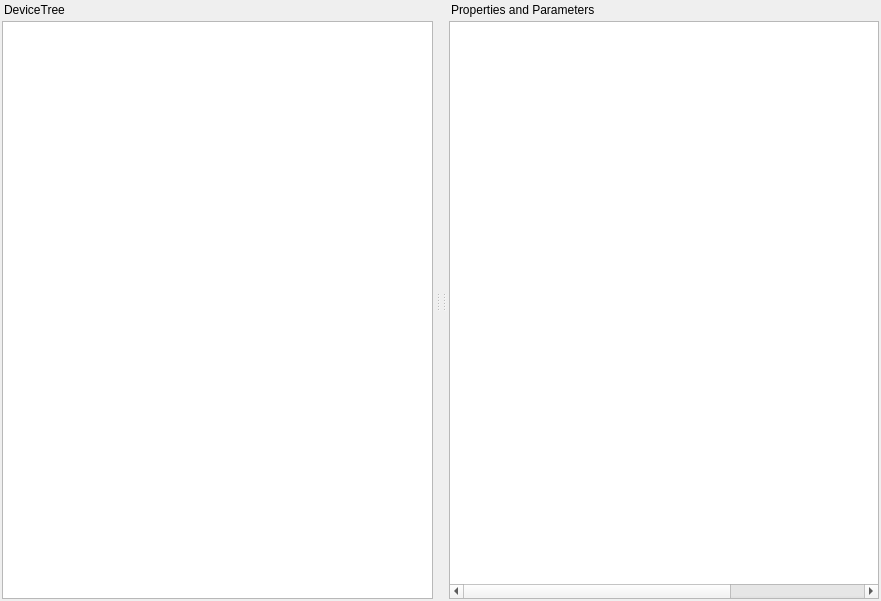
<?xml version="1.0" encoding="UTF-8"?>
<ui version="4.0">
 <class>QDeviceWindow</class>
 <widget class="QMainWindow" name="QDeviceWindow">
  <property name="geometry">
   <rect>
    <x>0</x>
    <y>0</y>
    <width>881</width>
    <height>601</height>
   </rect>
  </property>
  <property name="windowTitle">
   <string>RMCS Device</string>
  </property>
  <widget class="QWidget" name="centralwidget">
   <property name="enabled">
    <bool>true</bool>
   </property>
   <property name="maximumSize">
    <size>
     <width>0</width>
     <height>0</height>
    </size>
   </property>
  </widget>
  <widget class="QDockWidget" name="dockWidget">
   <property name="features">
    <set>QDockWidget::NoDockWidgetFeatures</set>
   </property>
   <property name="windowTitle">
    <string>DeviceTree</string>
   </property>
   <attribute name="dockWidgetArea">
    <number>1</number>
   </attribute>
   <widget class="QWidget" name="dockWidgetContents">
    <layout class="QVBoxLayout" name="verticalLayout">
     <property name="spacing">
      <number>2</number>
     </property>
     <property name="leftMargin">
      <number>2</number>
     </property>
     <property name="topMargin">
      <number>2</number>
     </property>
     <property name="rightMargin">
      <number>2</number>
     </property>
     <property name="bottomMargin">
      <number>2</number>
     </property>
     <item>
      <widget class="QTreeView" name="treeView"/>
     </item>
    </layout>
   </widget>
  </widget>
  <widget class="QDockWidget" name="dockWidget_2">
   <property name="features">
    <set>QDockWidget::NoDockWidgetFeatures</set>
   </property>
   <property name="windowTitle">
    <string>Properties and Parameters</string>
   </property>
   <attribute name="dockWidgetArea">
    <number>2</number>
   </attribute>
   <widget class="QWidget" name="dockWidgetContents_2">
    <layout class="QVBoxLayout" name="verticalLayout_2">
     <property name="spacing">
      <number>2</number>
     </property>
     <property name="leftMargin">
      <number>2</number>
     </property>
     <property name="topMargin">
      <number>2</number>
     </property>
     <property name="rightMargin">
      <number>2</number>
     </property>
     <property name="bottomMargin">
      <number>2</number>
     </property>
     <item>
      <widget class="QTableWidget" name="tableWidget">
       <property name="columnCount">
        <number>3</number>
       </property>
       <attribute name="horizontalHeaderVisible">
        <bool>false</bool>
       </attribute>
       <attribute name="horizontalHeaderDefaultSectionSize">
        <number>180</number>
       </attribute>
       <attribute name="horizontalHeaderHighlightSections">
        <bool>true</bool>
       </attribute>
       <attribute name="verticalHeaderVisible">
        <bool>false</bool>
       </attribute>
       <column>
        <property name="text">
         <string>Name</string>
        </property>
       </column>
       <column>
        <property name="text">
         <string>Type</string>
        </property>
       </column>
       <column>
        <property name="text">
         <string>Control</string>
        </property>
       </column>
      </widget>
     </item>
    </layout>
   </widget>
  </widget>
 </widget>
 <resources/>
 <connections/>
</ui>
